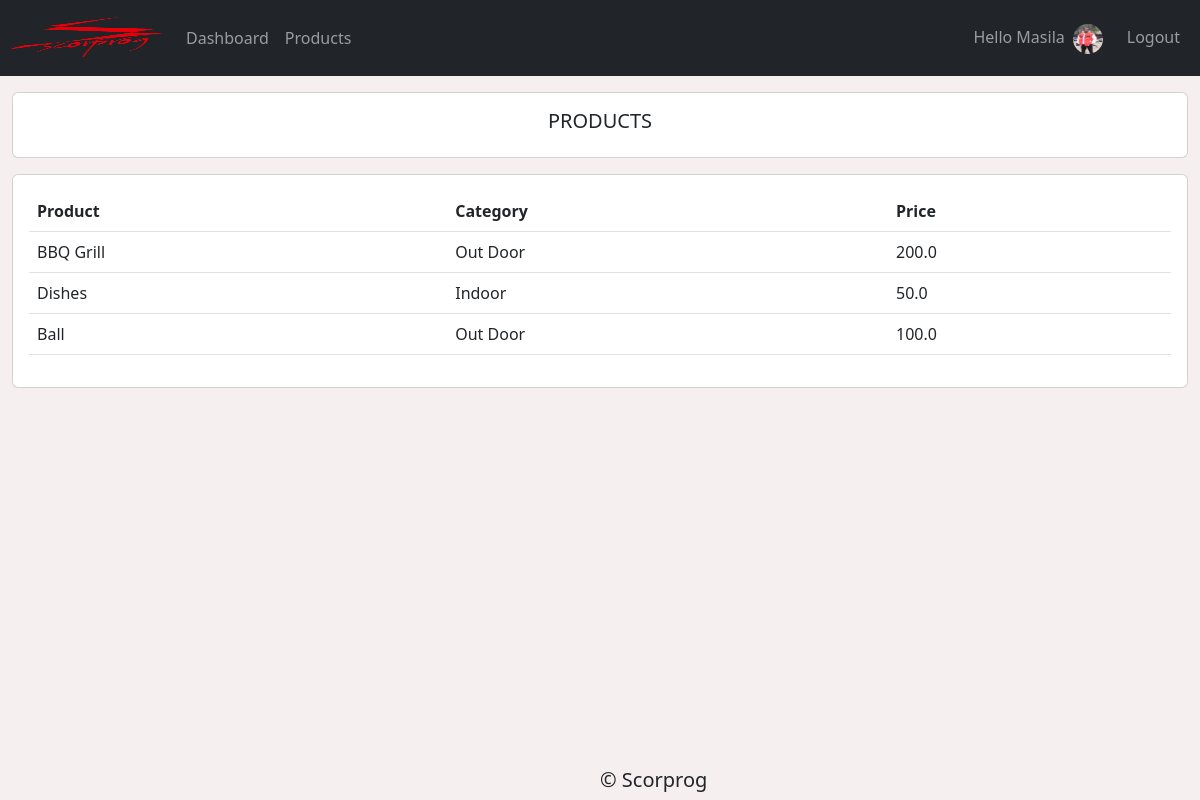
Screenshot of /products/ (signed in) with the database file from the repository.
### accounts/models.py (models this page shows, shortened)
class Customer(models.Model):
    user = models.OneToOneField(User, null=True, on_delete=models.CASCADE)
    first_name = models.CharField(max_length=100, null=True)
    last_name = models.CharField(max_length=100, null=True)
    email = models.EmailField(max_length=100, null=True)
    profile_pic = models.ImageField(null=True, blank=True, default="Blank.png")
    phone = models.CharField(null=True, unique=True, max_length=50)
    date_created = models.DateTimeField(auto_now_add=True)

class Product(models.Model):
    CATEGORY = (
        ('Indoor', 'Indoor'),
        ('Out Door', 'Out Door')
    )
    product_name = models.CharField(max_length=100, null=True)
    price = models.FloatField(null=True)
    category = models.CharField(max_length=100, null=True, choices=CATEGORY)
    description = models.TextField(max_length=250, null=True, blank=True)
    date_created = models.DateTimeField(auto_now_add=True)
    tag = models.ManyToManyField(Tag)

### accounts/decorators.py (the view)
        def wrapper(request, *args, **kwargs):
            group = None
            if request.user.groups.exists():
                group = request.user.groups.all()[0].name
            if group in allowed_groups:
                return view_func(request, *args, **kwargs)
            else:
                return HttpResponse("<h1>403 Forbidden</h1>")

### accounts/views.py (called while the page is built)
@login_required(login_url='/login')
@allowed_access(allowed_groups=['admin','employee'])
def products(request):
    products = Product.objects.all()
    context = {
        'products': products
    }
    return render(request, 'accounts/products.html', context)

### accounts/templates/accounts/products.html (shortened to what this page needs)
{% extends 'accounts/base.html' %}
{% block content %}
<div class="container-fluid mt-3">
    <div class="row">
        <div class="col-md">
            <div class="card card-body">
                <h5 class="text-center">PRODUCTS</h5>
            </div>
            <div class="card card-body mt-3">
                <table class="table">
                    <tr >
                        <th>Product</th>
                        <th>Category</th>
                        <th>Price</th>
                    </tr>
                    {% for i in products%}
                    <tr>
                        <td>{{ i.product_name }}</td>
                        <td>{{ i.category }}</td>
                        <td>{{ i.price }}</td>
                    </tr>
                    {% endfor %}
                </table>
            </div>
        </div>
    </div>
</div>
{% endblock content %}

### accounts/templates/accounts/navbar.html (shortened to what this page needs)
{% load static %}
<nav class="navbar navbar-dark navbar-expand-lg bg-dark">
    <div class="container-fluid">
        <a class="navbar-brand" href="{% url 'home' %}"><img src="{% static 'images/logo.png' %}" alt="scorprog logo"
                id="img-logo"></a>
        <div class="collapse navbar-collapse" id="navbarNavDropdown">
            <ul class="navbar-nav">
                {% for groups in user.groups.all %}
                {% if groups.name == 'admin' or groups.name == 'employee' %}
                <li class="nav-item">
                    <a class="nav-link" aria-current="page" href="{% url 'home' %}">Dashboard</a>
                </li>
                <li class="nav-item">
                    <a class="nav-link" href="{% url 'products' %}">Products</a>
                </li>
                {% endif %}
                {% endfor %}
            </ul>
            <ul class="navbar-nav ms-auto">
                {% if not user.is_authenticated %}
                <li class="nav-item">
                    <a class="nav-link" href="{% url 'login' %}">login</a>
                </li>
                <li class="nav-item">
                    <a class="nav-link" href="{% url 'register' %}">Signup</a>
                </li>
                {% else %}
                <li class="nav-item">
                    <span class="nav-link">Hello {{ user|capfirst }}</span>
                </li>
                {% if user.customer.profile_pic %}
                <a class="navbar-brand" href="{% url 'settings' %}"><img src="{{ user.customer.profile_pic.url }}"
                        alt="scorprog logo" id="profile-logo"></a>
                {% endif %}
                <li class="nav-item">
                    <a class="nav-link" href="{% url 'logout' %}">Logout</a>
                </li>
                {% endif %}
            </ul>
        </div>
    </div>
</nav>

### static/css/main.css (style rules this page uses)
body { margin: 0; padding: 0; height: 100%; background: #f5efef !important; }
#img-logo { min-height: 30px; max-height: 50px; max-width: 200px; width: 150px; }
#profile-logo { height: 30px; width: 30px; max-height: 30px; max-width: 30px; border-radius: 50%; }

### rows the page displays
Product: product_name "BBQ Grill", category "Out Door", price "200.0"
Product: product_name "Dishes", category "Indoor", price "50.0"
Product: product_name "Ball", category "Out Door", price "100.0"

### other values shown
{{ user|capfirst }} "Masila"
